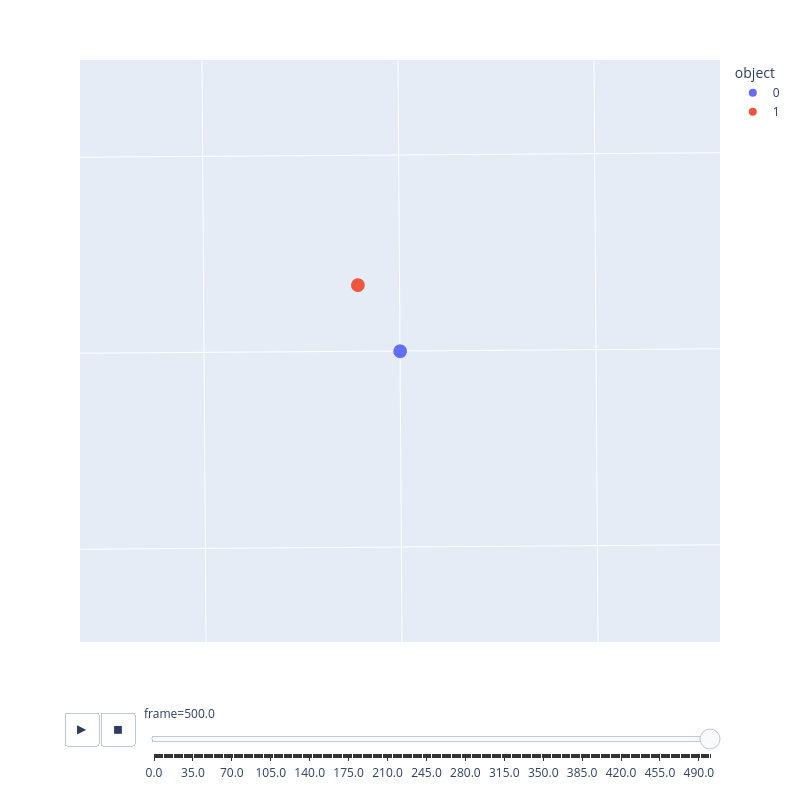

Notebook code cell kept with this figure:
### Code cell
import numpy as np
import plotly.express as px
import pandas as pd

N = 2 #Number of objects
Time = 250 #Duration of the simulation
frame_skip = 50 #Number of timesteps between frames

M = 100 #Mass Multiplier [M=1, objects will have a mass between 0 and 1]
R = 100 #Intital Postition Multiplier [R=1, objects will be randomly placed in a 1x1x1 cube]
vm = 1.5 #Velocity Multiplier [vm=1, objects will have a velocity between 0 and 1 in each direction]
soft_len = 0.1 #Softening Length to prevent singularities in force calculations when objects get very close to each other
G = 1 #Gravitational Constant (set to 1 for simplicity, can be changed to real value if desired)

dt = 0.01 #Timestep
t = 0 #Intializing time
frames = [] #Setting the empty frame list
frame_num = 0 #Intializing frame number

#Setting array of objects: 
    #col 0,1,2 stores position in x,y,z directions
    #col 3 stores mass
    #col 4,5,6 stores momentum in x,y,z directions
    #col 7,8,9 stores force on the object in x,y,z directions
objects = np.zeros([N,10])

objects[0,0:3] = np.array((0,0,0))
objects[0,3] = 5000
objects[0,4:7] = np.array((0,0,0))

objects[1,0:3] = np.array((100,0,0))
objects[1,3] = 1
objects[1,4:7] = np.array((0,1,0))

#Main simulation loop
while t<Time:
    #Sets force equal to 0
    objects[:,7:10] = 0
    
    #Records current object position and frame
    if frame_num % frame_skip == 0:
        for i in range(N):
            frames.append((objects[i,0], objects[i,1], objects[i,2], str(i), frame_num/frame_skip))
    
    #Calculating the force between every object
    for i in range(N):
        for j in range(i+1,N):
            if i != j:
                r = objects[j,0:3] - objects[i,0:3]
                r_dot = np.dot(r,r)
                
                F = G * objects[i,3] * objects[j,3] * (r / (r_dot + soft_len**2)**1.5)
                
                objects[i,7:10] += F
                objects[j,7:10] -= F
    
    #Updating momentum
    objects[:,4:7] += objects[:,7:10] * dt
    
    #Updating Position
    for i in range(N): #Put in for loop so that mass is a scalar instead of an array of different shape from momentum. [find better solution?]
        objects[i,0:3] += (objects[i,4:7] / objects[i,3]) * dt
    
    t += dt
    frame_num += 1

#Converting saved position data into a format that px.scatter_3d can use
df = pd.DataFrame(frames, columns=['x','y','z','object','frame'])

fig = px.scatter_3d(
    df,
    x='x',
    y='y',
    z='z',
    color='object',
    animation_frame='frame',
    width=800, 
    height=800,
)

fig.layout.updatemenus[0].buttons[0].args[1]['frame']['duration'] = 10
fig.layout.updatemenus[0].buttons[0].args[1]['transition']['duration'] = 1

fig.update_layout(
    scene=dict(
        xaxis=dict(range=[-10*R, 10*R]),
        yaxis=dict(range=[-10*R, 10*R]),
        zaxis=dict(range=[-10*R, 10*R]),
        aspectmode='cube'
    )
)

fig.show()
